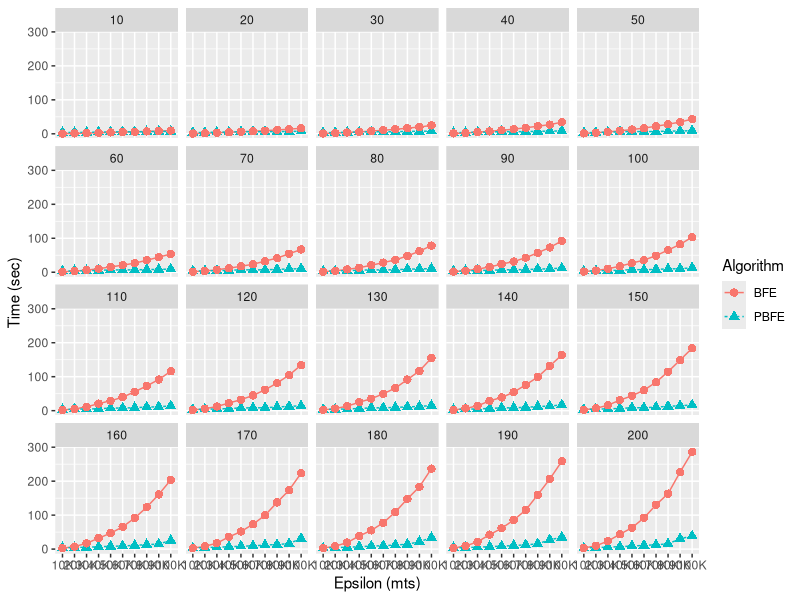

This chart was generated by the following R code:
library(data.table)
library(ggplot2)
library(reshape)
library(xtable)

data <- read.csv("r001.csv", header = F)
dataset <- "50K"

#data <- data[data$V3 == dataset,c(1,2,5)]
data <- data[,c(1,2,3,5)]
names(data) = c("Algorithm","Epsilon", "Dataset", "Time")
reorder = c("10K", "20K", "30K", "40K", "50K", "60K", "70K", "80K", "90K", "100K")
data$Dataset = factor(data$Dataset, levels = reorder)
data <- data.table(data)
# data <- unique(data[, Time:=mean(Time), by=list(Algorithm, Epsilon)])

#legend_title = "Algorithm"
#breaks = c("S0", "S1","S2","S3")
#labels = c("Baseline", "Remove evens", "Remove Bcast", "Reorder loops")

g = ggplot(data=data, aes(x=factor(Dataset), y=Time, group=Algorithm, colour=Algorithm, shape=Algorithm)) +
  geom_line(aes(linetype=Algorithm)) +
  geom_point(size=2.5) +
  labs(x="Epsilon (mts)", y="Time (sec)") + facet_wrap(~Epsilon)

#pdf("plot.pdf", width = 10.5, height = 7.5)
plot(g)
#dev.off()

# table = cast(data, Cores ~ S)
# names(table) = c("Cores", labels)
# 
# color2D.matplot(table[,2:5], 
#                 show.values = T,
#                 axes = F,
#                 xlab = "",
#                 ylab = "",
#                 vcex = 0.75,
#                 vcol = "black",
#                 extremes = c("green","yellow", "red"))
# axis(3, at = seq_len(ncol(table) - 1) - 0.5, labels = labels, tick = FALSE, cex.axis = 0.75)
# axis(2, at = seq_len(nrow(table)) - 0.5, labels = rev(table$Cores), tick = FALSE, las = 1, cex.axis = 0.75)
# 
# table = xtable(table, caption = "Comparing the four versions of the Sieve of Erastosthenes.", label = "tab:table1", align="cccccc")
# addtorow <- list()
# addtorow$pos <- list(0)
# addtorow$command <- c(paste0("\\textbf{Number of} & \\multicolumn{4}{c}{\\textbf{", legend_title,"}} \\\\\n \\textbf{Cores} & \\textbf{", paste0(labels, collapse = "} & \\textbf{"), "} \\\\\n"))
# print(table, include.rownames=F, add.to.row = addtorow, booktabs = T, include.colnames=F, file="tbl_table.tex")
